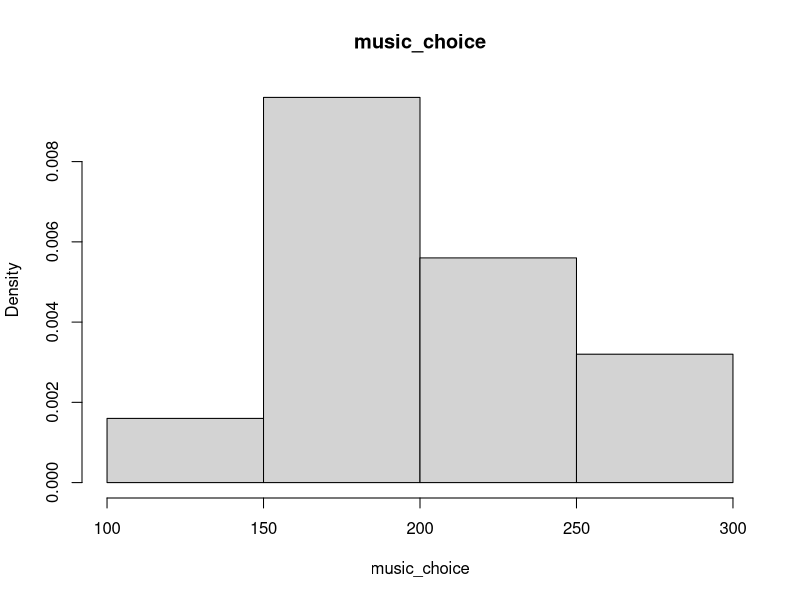
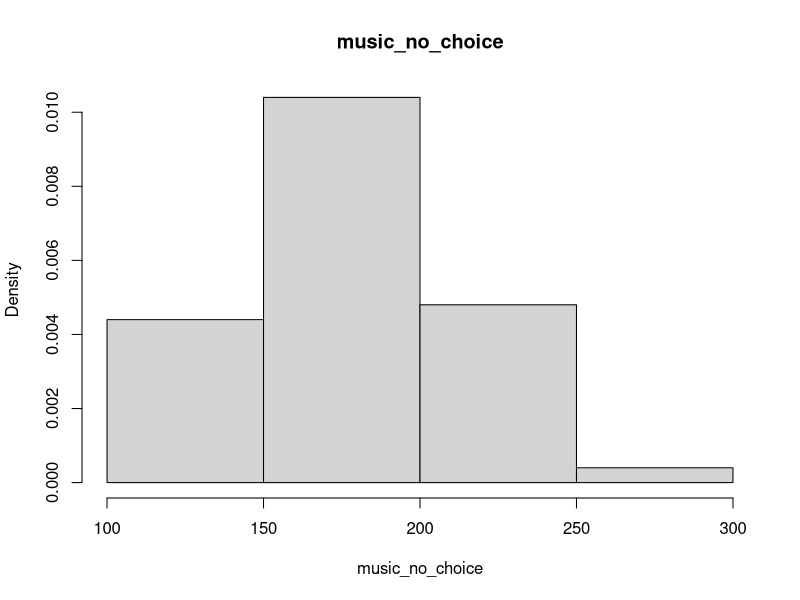
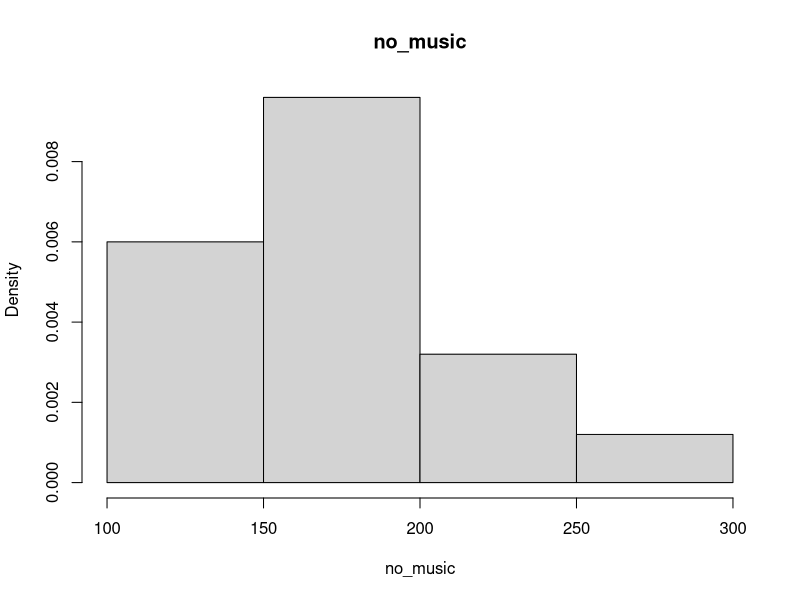

Write R code to recreate these figures, in order.
## ---- chunk 1
# 导入数据
music <- read.csv("music.csv")
## ---- chunk 2
# 查看基本信息
str(music)
summary(music)
## ---- chunk 3
# 分组信息查看
no_music <- music[music$condition == "no_music",][["productivity"]]
music_no_choice <- music[music$condition == "music_no_choice", ][["productivity"]]
music_choice <- music[music$condition == "music_choice", ][["productivity"]]
summary(no_music)
summary(music_no_choice)
summary(music_choice)
## ---- chunk 4
# music_choice hist
hist(music_choice, freq = F, breaks = 4, main = "music_choice")
## ---- chunk 5
# music_no_choice hist
hist(music_no_choice, freq = F, breaks = 4, main = "music_no_choice")
## ---- chunk 6
# no_music hist
hist(no_music, freq = F, breaks = 4, main = "no_music")
## ---- chunk 7
# 方差分析
res <- aov(productivity ~ condition, data = music)

# 查看结果
summary(res)
## ---- chunk 8
# 进行Tukey's HSD测试
TukeyHSD(res)
